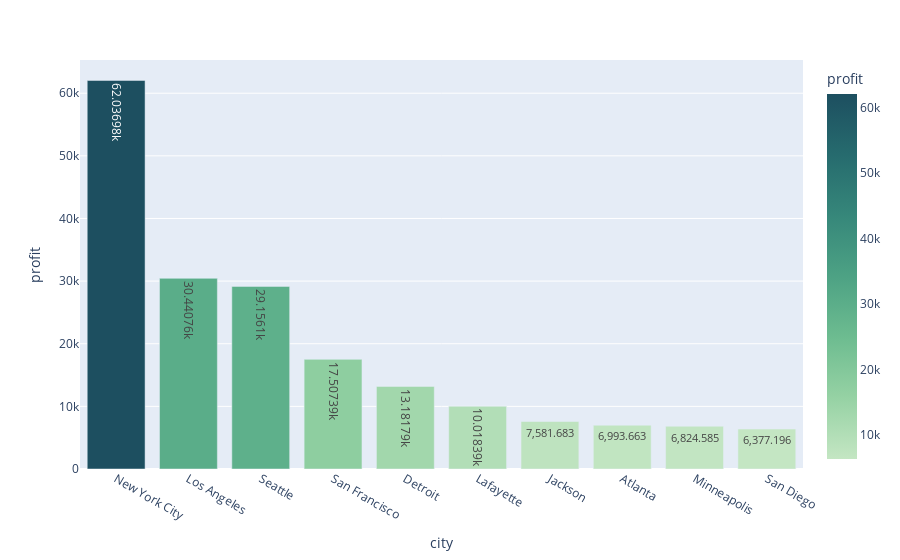

Write notebook code for a chart like this one.
### Code cell
fig = px.bar(df_city,x= 'city', y='profit',  text_auto=True, color='profit',color_continuous_scale = 'blugrn')
             
fig.show()

### Figure 1 — Plotly figure (JSON) as saved in the notebook; plotly's stock layout.template omitted (floating-point values rounded to 4 significant figures)
{"data": [{"alignmentgroup": "True", "hovertemplate": "city=%{x}<br>profit=%{marker.color}<extra></extra>", "legendgroup": "", "marker": {"color": [62040.0, 30440.0, 29160.0, 17510.0, 13180.0, 10020.0, 7582.0, 6994.0, 6825.0, 6377.0], "coloraxis": "coloraxis", "pattern": {"shape": ""}}, "name": "", "offsetgroup": "", "orientation": "v", "showlegend": false, "textposition": "auto", "texttemplate": "%{y}", "type": "bar", "x": ["New York City", "Los Angeles", "Seattle", "San Francisco", "Detroit", "Lafayette", "Jackson", "Atlanta", "Minneapolis", "San Diego"], "xaxis": "x", "y": [62040.0, 30440.0, 29160.0, 17510.0, 13180.0, 10020.0, 7582.0, 6994.0, 6825.0, 6377.0], "yaxis": "y"}], "layout": {"barmode": "relative", "coloraxis": {"colorbar": {"title": {"text": "profit"}}, "colorscale": [[0, "rgb(196, 230, 195)"], [0.1667, "rgb(150, 210, 164)"], [0.3333, "rgb(109, 188, 144)"], [0.5, "rgb(77, 162, 132)"], [0.6667, "rgb(54, 135, 122)"], [0.8333, "rgb(38, 107, 110)"], [1, "rgb(29, 79, 96)"]]}, "legend": {"tracegroupgap": 0}, "margin": {"t": 60}, "xaxis": {"anchor": "y", "domain": [0, 1], "title": {"text": "city"}}, "yaxis": {"anchor": "x", "domain": [0, 1], "title": {"text": "profit"}}}}
